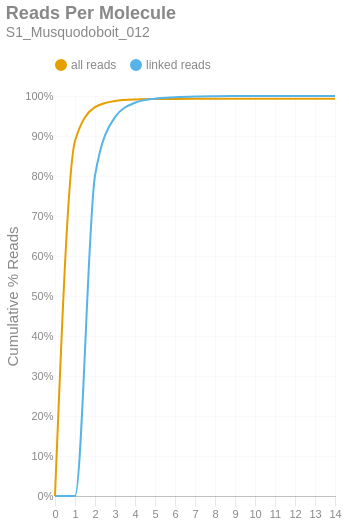

The notebook cell this image was saved under:
### Markdown cell above
### Reads per Molecule
This chart shows the cumulative distribution of the number of reads per linked molecule. That is, how many alignments are associated with a unique molecule. This excludes the number of reads associated with invalid or absent linked-read barcodes. The `linked` histogram is the percentages recalculated when disregarding singletons.

### Code cell
if SKIPLR:
    print_html(f"Skipped")
else:
    counts = np.bincount(valids['reads'].cast(pl.Int64).to_numpy())
    weighted = counts * np.arange(len(counts))
    all_perc = weighted / n_reads
    linked_perc = weighted / n_linked_reads
    linked_perc[1] = 0
    binned_df = pl.DataFrame({
        'readsper': list(range(len(counts))),
        'all reads (cumsum)': np.cumsum(all_perc).tolist(),
        'linked reads (cumsum)': np.cumsum(linked_perc).tolist(),
    })

    with SafeRender(binned_df):
        (
            density_plot(binned_df, 'Reads Per Molecule', samplename, 'readspmol')
            .encode(
                x=alt.X('readsper:O', title=None).axis(labelAngle=0).scale(padding=0),
                y=alt.Y('value:Q', title='Cumulative % Reads').axis(format='%').stack(False),
                color=alt.Color("key:N").scale(domain=["all reads", "linked reads"]),
                tooltip=[
                    alt.Tooltip("key:N", title="Data Type"),
                    alt.Tooltip("readsper:O", title="Reads Per Molecule"),
                    alt.Tooltip("value:Q", format=".2%", title="% Reads (Cum.)")
                ]            
            )
        ).display()

### Figure 1 — Vega-Lite specification as saved in the notebook (floating-point values rounded to 4 significant figures)
{"width": "container", "height": 400, "config": {"title": {"anchor": "start", "dy": -15, "fontSize": 18, "color": "#888888", "subtitleColor": "#888888", "subtitleFontSize": 14}, "arc": {"fill": "#0072B2"}, "axis": {"domainColor": "#888888", "domainWidth": 0.5, "gridWidth": 0.2, "grid": false, "titleFontWeight": 400, "titleFontSize": 15, "labelFontSize": 11, "labelColor": "#888888", "tickColor": "#888888", "tickWidth": 0.2, "titleColor": "#888888"}, "axisBand": {"grid": false}, "axisX": {"grid": true, "tickSize": 10, "domainCap": "round"}, "axisY": {"domain": false, "grid": true, "tickSize": 0, "domainCap": "round"}, "background": "transparent", "header": {"labelFontSize": 15, "labelColor": "#888888", "titleFontSize": 15, "titleFontWeight": 600, "titleColor": "#888888"}, "legend": {"labelFont": "sans-serif", "labelFontSize": 12, "labelColor": "#888888", "symbolSize": 100, "symbolType": "circle", "titleFontSize": 12, "titlePadding": 10, "titleColor": "#888888", "title": null, "orient": "top"}, "range": {"category": ["#E69F00", "#56B4E9", "#009E73", "#F0E442", "#0072B2", "#D55E00", "#CC79A7", "#000000"], "diverging": ["#cfe8f3", "#a2d4ec", "#73bfe2", "#46abdb", "#1696d2", "#12719e"]}, "area": {"fill": "#0072B2", "fillOpacity": 0.7, "line": true, "strokeOpacity": 0.7}, "line": {"color": "#0072B2", "stroke": "#0072B2", "strokeWidth": 2}, "trail": {"color": "#0072B2", "stroke": "#0072B2", "strokeWidth": 0, "size": 1}, "point": {"filled": true, "fillOpacity": 1.0, "size": 95}, "text": {"color": "#888888", "fontSize": 11, "align": "right", "fontWeight": 400, "size": 11}, "bar": {"fill": "#0072B2", "stroke": null}, "view": {"stroke": null, "continuousWidth": 660, "continuousHeight": 400}}, "data": {"name": "data-59db24803bc38dcdd5e86dd4e1959548"}, "mark": {"type": "line", "interpolate": "monotone", "point": {"opacity": 0, "size": 275}}, "encoding": {"color": {"field": "key", "scale": {"domain": ["all reads", "linked reads"]}, "type": "nominal"}, "tooltip": [{"field": "key", "title": "Data Type", "type": "nominal"}, {"field": "readsper", "title": "Reads Per Molecule", "type": "ordinal"}, {"field": "value", "format": ".2%", "title": "% Reads (Cum.)", "type": "quantitative"}], "x": {"axis": {"labelAngle": 0}, "field": "readsper", "scale": {"padding": 0}, "title": null, "type": "ordinal"}, "y": {"axis": {"format": "%"}, "field": "value", "stack": false, "title": "Cumulative % Reads", "type": "quantitative"}}, "params": [{"name": "param_c36ac31b6afebe62", "select": {"type": "point", "fields": ["key"]}, "bind": "legend"}], "title": {"text": "Reads Per Molecule", "subtitle": "S1_Musquodoboit_012"}, "transform": [{"fold": ["all reads (cumsum)", "linked reads (cumsum)"]}, {"calculate": "replace(datum.key, ' (cumsum)', '')", "as": "key"}, {"filter": {"param": "param_c36ac31b6afebe62"}}], "usermeta": {"embedOptions": {"downloadFileName": "S1_Musquodoboit_012.readspmol"}}, "$schema": "https://vega.github.io/schema/vega-lite/v6.1.0.json", "datasets": {"data-59db24803bc38dcdd5e86dd4e1959548": [{"readsper": 0, "all reads (cumsum)": 0.0, "linked reads (cumsum)": 0.0}, {"readsper": 1, "all reads (cumsum)": 0.8874, "linked reads (cumsum)": 0.0}, {"readsper": 2, "all reads (cumsum)": 0.972, "linked reads (cumsum)": 0.8006}, {"readsper": 3, "all reads (cumsum)": 0.9875, "linked reads (cumsum)": 0.9472}, {"readsper": 4, "all reads (cumsum)": 0.9913, "linked reads (cumsum)": 0.983}, {"readsper": 5, "all reads (cumsum)": 0.9924, "linked reads (cumsum)": 0.9934}, {"readsper": 6, "all reads (cumsum)": 0.9928, "linked reads (cumsum)": 0.997}, {"readsper": 7, "all reads (cumsum)": 0.993, "linked reads (cumsum)": 0.9989}, {"readsper": 8, "all reads (cumsum)": 0.9931, "linked reads (cumsum)": 0.9995}, {"readsper": 9, "all reads (cumsum)": 0.9931, "linked reads (cumsum)": 0.9998}, {"readsper": 10, "all reads (cumsum)": 0.9931, "linked reads (cumsum)": 0.9999}, {"readsper": 11, "all reads (cumsum)": 0.9931, "linked reads (cumsum)": 0.9999}, {"readsper": 12, "all reads (cumsum)": 0.9931, "linked reads (cumsum)": 0.9999}, {"readsper": 13, "all reads (cumsum)": 0.9931, "linked reads (cumsum)": 0.9999}, {"readsper": 14, "all reads (cumsum)": 0.9931, "linked reads (cumsum)": 1.0}]}}
